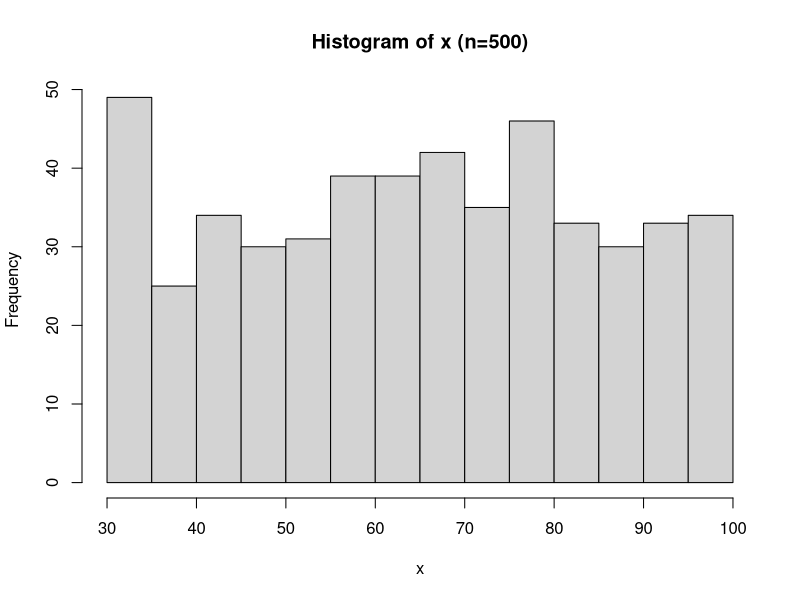
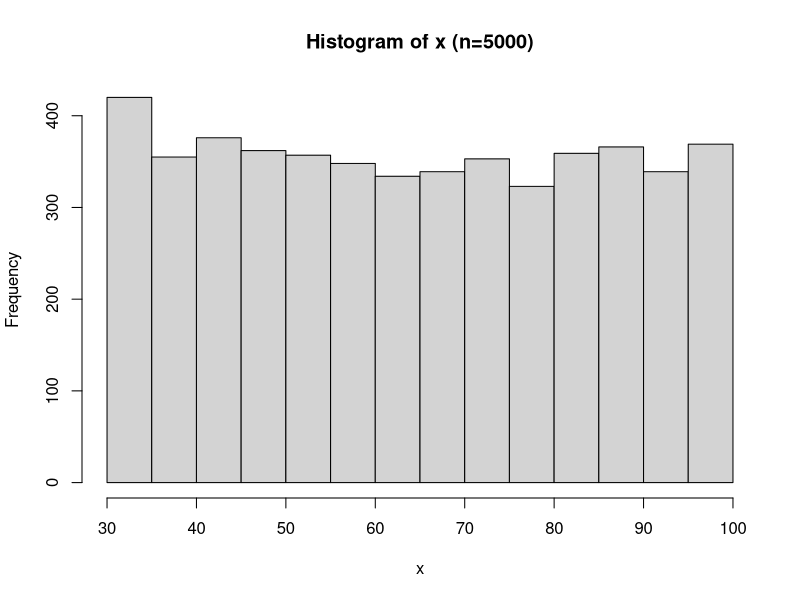
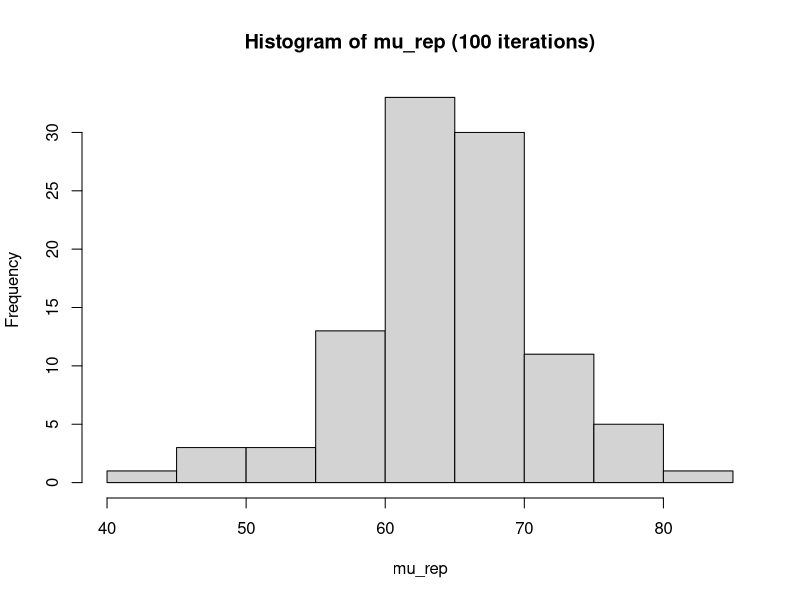
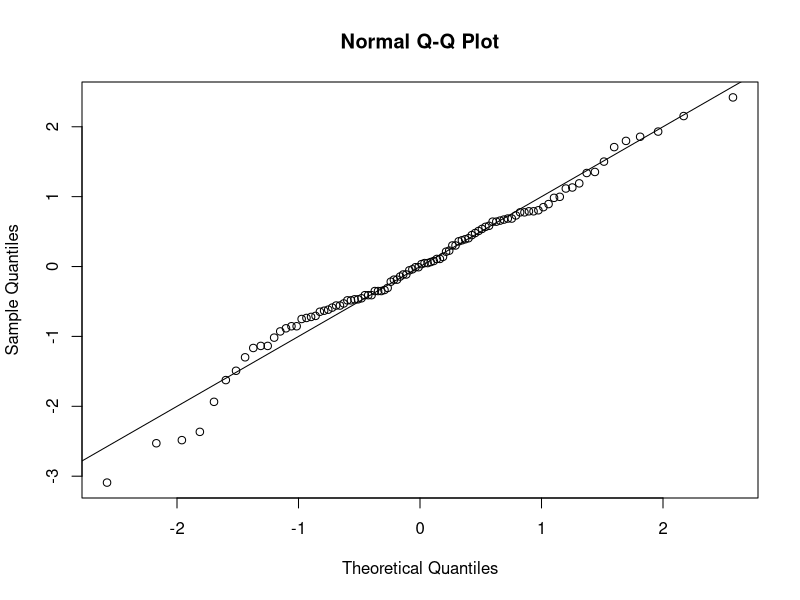
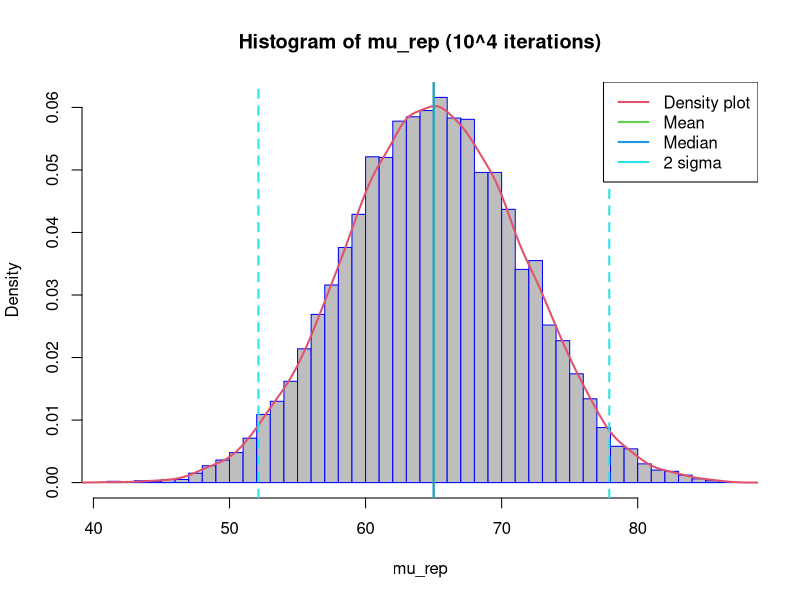
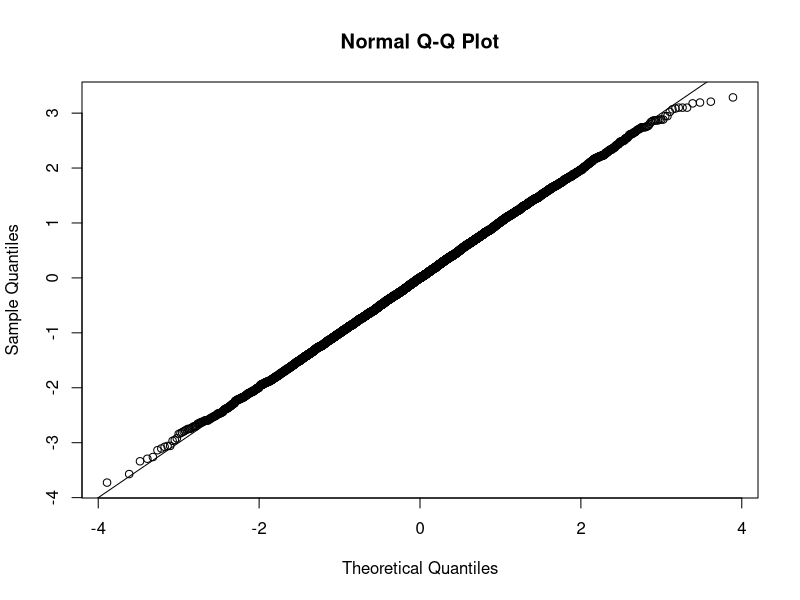
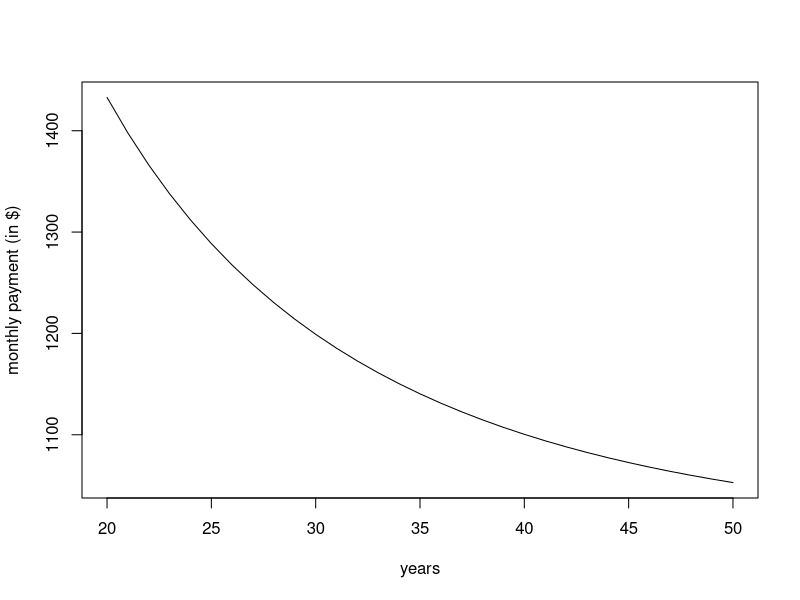
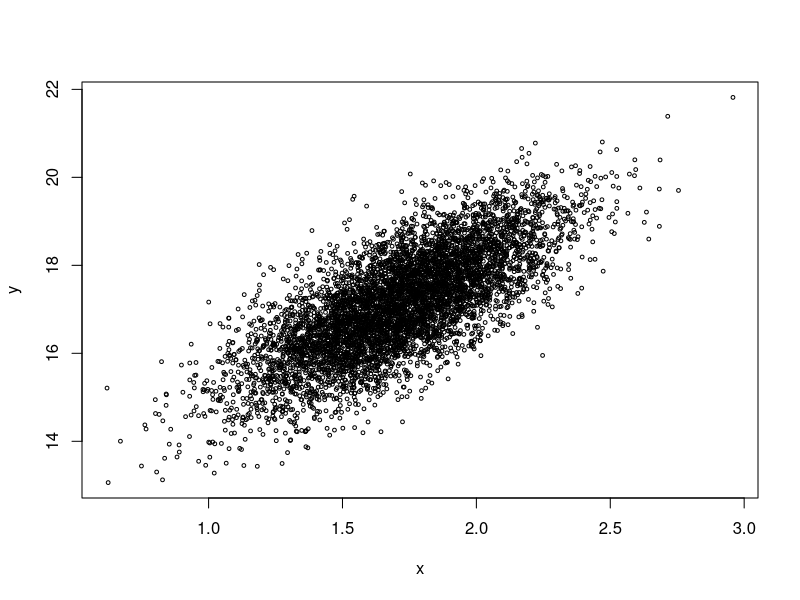

The R source for these figures, in order:
## ---- chunk 1
K <- 100
x1 <- seq(0,K)
cat('Mean by R function:', mean(x1), '\n')

m_a <- (min(x1)+max(x1))/2
cat('Mean by distribution Formula:', m_a, '\n')

m_b <- sum(x1)/length(x1)
cat('Mean by estimate formula:', m_b, '\n','\n')

cat('Variance by R function:', var(x1), '\n')  # using R function

var_s_a <- sum((x1-m_b)**2)/K     # by formula 1
cat('Variance by Formula 1:', var_s_a, '\n')

var_s_b <- (K+1)*(K+2)/12       # by formula 2
cat('Variance by Formula 2:', var_s_b, '\n')

A1 <- sum(x1**2)
A2 <- K*(K+1)*(2*K+1)/6     # the formula is for natural numbers
A1==A2
## ---- chunk 2
# defining a function for sampling
ex2 <- function(data,iterations,n_sample,how){
  set.seed(1)
  mu <- rep(0,iterations)
  
  # method 1
  # for (i in 1:iterations){
  # x <- sample(data, n_sample, replace=how)
  # mu[i] <- mean(x)
  # }
  
  # method 2
  x <- as.matrix(replicate(iterations,{sample(data,n_sample, replace=how)}))
  mu <- colMeans(x)
  
  # return the vector of estimated means
  return(mu)
}
## ---- chunk 3

data <- 30:100
n_sample <- 10
iterations <- 100
mu_rep <- mu_norep <- rep(0,iterations)

mu_rep <- ex2(data,iterations,n_sample,TRUE)
mu_norep <- ex2(data,iterations,n_sample,FALSE)

cat('Variance of sample mean (with replacement):', var(mu_rep), '\n')
cat('Variance of sample mean (without replacement):', var(mu_norep), '\n')

cat('Variance of population:', var(data), '\n')
cat('(Variance of population)/(Sample size):', var(data)/n_sample)
## ---- chunk 4
set.seed(1)
n_sample <- 500
x <- sample(data,n_sample,replace = TRUE)
summary(x)
hist(x, main='Histogram of x (n=500)')

n_sample <- 5000
x <- sample(data,n_sample,replace = TRUE)
hist(x, main='Histogram of x (n=5000)')

n_sample <- 500
iterations <- 100
mu_rep <- ex2(data, iterations, n_sample,TRUE)
cat('\n', 'For 100 iterations:', '\n')
cat('Variance of sample mean (with replacement):', var(mu_rep), '\n')
cat('Variance of population:', var(data), '\n')
cat('(Variance of population)/(Sample size):', var(data)/n_sample, '\n')

iterations <- 10^4
mu_rep <- ex2(data, iterations, n_sample,TRUE)
cat('\n', 'For 10^4 iterations:', '\n')
cat('Variance of sample mean (with replacement):', var(mu_rep), '\n')
cat('Variance of population:', var(data), '\n')
cat('(Variance of population)/(Sample size):', var(data)/n_sample)
## ---- chunk 5

n_sample <- 10
iterations <- 100
mu_rep <- ex2(data, iterations, n_sample, TRUE)
hist(mu_rep, main='Histogram of mu_rep (100 iterations)')
qqnorm(scale(mu_rep))
abline(0,1)

iterations <- 10^4
mu_rep <- ex2(data, iterations, n_sample, TRUE)
hist(mu_rep, # histogram
 breaks = 50,
 col = 'grey', # column color
 border = "blue", 
 prob = TRUE,  # show densities instead of frequencies
 main='Histogram of mu_rep (10^4 iterations)')

lines(density(mu_rep), # density plot
 lwd = 2,
 col = 2)

abline(v = mean(mu_rep),
 col = 3,
 lwd = 2)
abline(v = median(mu_rep),
 col = 4,
 lwd = 2)
abline(v = c(mean(mu_rep)+2*sqrt(var(mu_rep)),mean(mu_rep)-2*sqrt(var(mu_rep))),
 col = 5,
 lty = 2,
 lwd = 2)

legend(x = "topright", # location of legend within plot area
 c("Density plot", "Mean", "Median","2 sigma"),
 col = c(2, 3, 4, 5),
 lwd = c(2, 2, 2,2))

qqnorm(scale(mu_rep))
abline(0,1)
## ---- chunk 6
C <- 25000
r <- 0.05/12
n <- 360 #600
A <- (r*C*(1+r)^n)/((1+r)^n-1)
cat('Monthly payment (30 years): $',A,'\n')

C <- 25000
r <- 0.05/12
n <- 600
A <- (r*C*(1+r)^n)/((1+r)^n-1)
cat('Monthly payment (50 years): $',A,'\n')
## ---- chunk 7
n <-15*12
r <- 6/1200
C <-200000
A <- r*((1+r)**n)*C/(((1+r)**n) -1)
cat('Monthly payment (15 years): $',A,'\n')

n <- (20:50)*12
payment <- function(n){ r*((1+r)**n)*C/(((1+r)**n) -1)}
plot(20:50, payment(n), type="l",xlab = 'years', ylab = 'monthly payment (in $)')
## ---- chunk 8
mu_x <- 1.7
sig_x <- 0.3
mu_e <- 0
sig_e <- 0.8
N <- 6000
x <- rnorm(n = N, mean = mu_x, sd = sig_x)
e <- rnorm(n = N, mean = mu_e, sd = sig_e)
y <- 12+3*x+e
## ---- chunk 9

plot(x = x, y = y, type = 'p', pch=1, cex=0.5)

# plotting families
plot(x = c(x[1:3000], x[3001:6000]), y = c(y[1:3000],y[3001:6000]), type = 'p', 
     pch=c(1,2), cex= c(0.5,0.5), col = c('black','red'), xlab = 'x',ylab = 'y', 
     main = 'Scatter Plot')

legend("topleft", c("FamilyBlack","FamilyRed"), pch=c(1,2), col = c(1,2), title= "Legend")
## ---- chunk 10
summary(lm(y~x))        
beta <- lm(y~x)$coef
plot(x = x, y = y, type = 'p', pch=1, cex= 0.5, col = 'grey', xlab = 'x',ylab = 'y', 
     main = 'Scatter Plot')
# abline(a = beta[1], b = beta[2], col = 'black', lty = 1, lwd = 1)
abline(lm(y~x), col = 'black', lty = 1, lwd = 1)
## ---- chunk 11
ex3 <- function(x,y,n){
  loc = sample(x = 1:N,size = n, replace = TRUE)
  xi <- x[loc]
  yi <- y[loc]
  ifit <- lm(yi~xi)
  betai <- ifit$coefficients
  sd <- summary(ifit)$coefficients[2,2]
  title <- paste("Sample ", i)
  plot(x = xi, y = yi, type = 'p', pch=1, cex= 0.5, col = 'gray', xlab = 'x',ylab = 'y', 
       main = title, axes = FALSE)
  abline(a = betai[1], b = betai[2], col = 'black')
  abline(a = beta[1], b = beta[2], col = 'red')
  abline(a = betai[1]+2*sd, b = betai[2], col = 'black', lty = 3)
  abline(a = betai[1]-2*sd, b = betai[2], col = 'black', lty = 3)
}
## ---- chunk 12
set.seed(1)
iterations <- 9
i <- 1
n <- 20

par(pty = "m", mfrow = c(3, 3), cex.lab = 0.2 , cex.main = 1, mar = c(2, 2, 1, 0), 
    oma = c(1, 1, 1.5, 1), mgp = c(2, 0.5, 0));
# mar, oma, mgp to define margins. 
# Please See https://www.rdocumentation.org/packages/graphics/versions/3.5.1/topics/par

while (i <= iterations){
  ex3(x,y,n)                  # create the plot by calling the function
  # define x- axis only at last row of subplots for neatness
  if (i %in% c(7, 8, 9)){ axis(1, col = "grey40", col.axis = "grey20",  
                               at = seq(0.9, 2.4, 0.3)) }   
  # define y- axis only at first column of subplots for neatness
  if (i %in% c(1, 4,7)){ axis(2, col = "grey40", col.axis = "grey20", 
                              at = seq(15, 19, 1)) }
  box(col = "grey60")
  i <- i+1
}
mtext("x axis", side = 1, outer = TRUE, cex = 0.7, col = "grey20")
mtext("y axis", side = 2, outer = TRUE, cex = 0.7, col = "grey20")
mtext("For n = 20", side = 3, outer = TRUE, cex = 1.2, col = "grey20")
## ---- chunk 13
n <- 500
i <- 1

par(pty = "m", mfrow = c(3, 3), cex.lab = 0.2 , cex.main = 1, mar = c(2, 2, 1, 0), 
    oma = c(1, 1, 1.5, 1), mgp = c(2, 0.5, 0));
while (i <= iterations){
  ex3(x,y,n)
  if (i %in% c(7, 8, 9)){ axis(1, col = "grey40", col.axis = "grey20", 
                               at = seq(0.9, 2.4, 0.3)) }
  if (i %in% c(1, 4,7)){ axis(2, col = "grey40", col.axis = "grey20", 
                              at = seq(15, 19, 1)) }
  box(col = "grey60")
  i <- i+1
}
mtext("x axis", side = 1, outer = TRUE, cex = 0.7, col = "grey20")
mtext("y axis", side = 2, outer = TRUE, cex = 0.7, col = "grey20")
mtext("For n = 500", side = 3, outer = TRUE, cex = 1.2, col = "grey20")
## ---- chunk 14
ex34 <- function(x,y,n){
  loc = sample(x = 1:N,size = n, replace = TRUE)
  xi <- x[loc]
  yi <- y[loc]
  title <- paste("Sample ", i)
  plot(density(yi), col = 'gray', xlab = 'y',ylab = 'Prob', 
       main = title, axes = FALSE)
}

ex34q <- function(x,y,n){
  loc = sample(x = 1:N,size = n, replace = TRUE)
  xi <- x[loc]
  yi <- y[loc]
  title <- paste("Sample ", i)
  qqnorm(scale(yi), col = 'gray', xlab = 'y',ylab = 'Prob', 
       main = title, axes = FALSE)
  abline(0,1)
}
## ---- chunk 15
set.seed(1)
i <- 1
n <- 20
par(pty = "m", mfrow = c(3, 3), cex.lab = 0.2 , cex.main = 1, mar = c(1, 1, 1, 0), 
    oma = c(1, 1, 1.5, 1), mgp = c(2, 0.5, 0));
while (i <= iterations){
  ex34(x,y,n)        
  box(col = "grey60")
  i <- i+1
}
mtext("y", side = 1, outer = TRUE, cex = 0.7, col = "grey20")
mtext("Probability Density", side = 2, outer = TRUE, cex = 0.7, col = "grey20")
mtext("For n = 20", side = 3, outer = TRUE, cex = 1.2, col = "grey20")

set.seed(1)
i <- 1
n <- 20
par(pty = "m", mfrow = c(3, 3), cex.lab = 0.2 , cex.main = 1, mar = c(1, 1, 1, 0), 
    oma = c(1, 1, 1.5, 1), mgp = c(2, 0.5, 0));
while (i <= iterations){
  ex34q(x,y,n)        
  box(col = "grey60")
  i <- i+1
}
mtext("Theoretical quantiles", side = 1, outer = TRUE, cex = 0.7, col = "grey20")
mtext("Sample quantiles", side = 2, outer = TRUE, cex = 0.7, col = "grey20")
mtext("For n = 20", side = 3, outer = TRUE, cex = 1.2, col = "grey20")

set.seed(1)
i <- 1
n <- 500
par(pty = "m", mfrow = c(3, 3), cex.lab = 0.2 , cex.main = 1, mar = c(1, 1, 1, 0), 
    oma = c(1, 1, 1.5, 1), mgp = c(2, 0.5, 0));
while (i <= iterations){
  ex34(x,y,n)        
  box(col = "grey60")
  i <- i+1
}
mtext("y", side = 1, outer = TRUE, cex = 0.7, col = "grey20")
mtext("Probability Density", side = 2, outer = TRUE, cex = 0.7, col = "grey20")
mtext("For n = 500", side = 3, outer = TRUE, cex = 1.2, col = "grey20")

set.seed(1)
i <- 1
n <- 500
par(pty = "m", mfrow = c(3, 3), cex.lab = 0.2 , cex.main = 1, mar = c(1, 1, 1, 0), 
    oma = c(1, 1, 1.5, 1), mgp = c(2, 0.5, 0));
while (i <= iterations){
  ex34q(x,y,n)        
  box(col = "grey60")
  i <- i+1
}
mtext("Theoretical quantiles", side = 1, outer = TRUE, cex = 0.7, col = "grey20")
mtext("Sample quantiles", side = 2, outer = TRUE, cex = 0.7, col = "grey20")
mtext("For n = 500", side = 3, outer = TRUE, cex = 1.2, col = "grey20")
